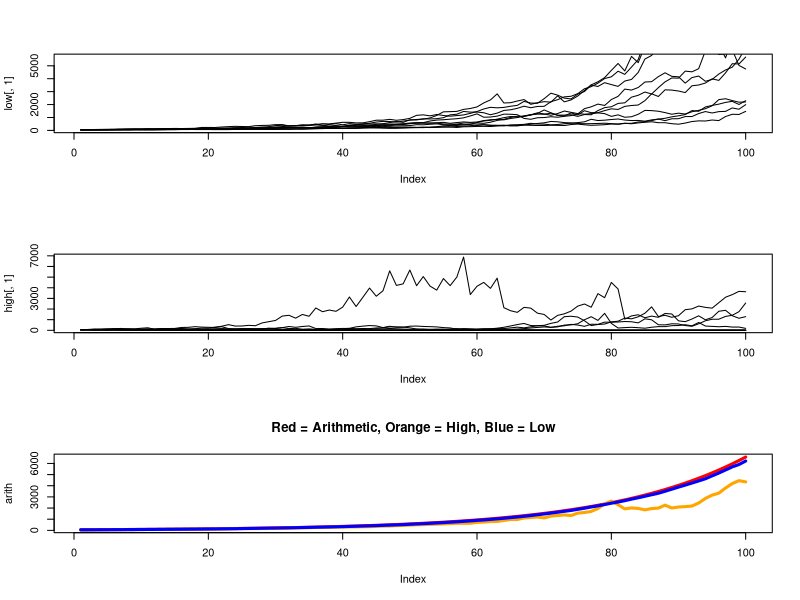

Write the R code that produced this figure.
###########################################################################
##                Stochastic Population Model                            ##
###########################################################################
##                       Variables                                       ##
###########################################################################
pop<-1000    ### populations
iter<-100     ### number of time steps
N0<-50        ### initial population size
lmean<-1.05   ### mean of lamda
lowsd<-.1       ### SD of lamda low
highsd <- .3     ### SD of lambda high
###########################################################################
high <- data.frame(matrix(ncol=pop, nrow=iter))  
high[1,] <- N0 
#lamda<-matrix(data=rnorm(n=pop*iter, mean=lmean,sd=highsd),nrow=iter,ncol=pop)
for(i in 1:(iter-1)){
  high[(i+1),]<-high[i,]*rnorm(n=pop*iter, mean=lmean,sd=highsd)
  
  ###################################
  ##            clock              ##
  ###################################
  total <- (iter-1)
  pb <- txtProgressBar(min = 0, max = total, style = 3)
  Sys.sleep(0.001)
  setTxtProgressBar(pb, i)
  ###################################
}

low <- data.frame(matrix(ncol=pop, nrow=iter))  
low[1,] <- N0 
for(i in 1:(iter-1)){
  low[(i+1),]<-low[i,]*rnorm(n=pop*iter, mean=lmean,sd=lowsd)
  
  ###################################
  ##            clock              ##
  ###################################
  total <- (iter-1)
  pb <- txtProgressBar(min = 0, max = total, style = 3)
  Sys.sleep(0.001)
  setTxtProgressBar(pb, i)
  ###################################
}


low$mean <- rowMeans(low)
high$mean <- rowMeans(high)

#generate the arith mean
lambda <- 1.05
time <- seq(1,100,by=1)
arith <- N0*(lambda^time)

png("3_plot_lambda.png")
par(mfcol=c(3,1))

#plot low 
plot(low[,1] ,  type="l")
for(i in 2:10){
  lines(low[,i], type="l")
}

#plot high 
plot(high[,1],type="l")
for(i in 2:10){
  lines(high[,i], type="l")
}

# plot means
plot(arith, col="red", type="l", lwd=3)
lines(high$mean,  col="orange",lwd=3)
lines(low$mean,  col="blue", lwd=3)
title(main="Red = Arithmetic, Orange = High, Blue = Low")
dev.off()

print(paste0(sum(apply(as.data.frame(high<1),2,sum)>0),' high SD populations have crashed'))
print(paste0(sum(apply(as.data.frame(low <1),2,sum)>0),' low SD populations have crashed'))
